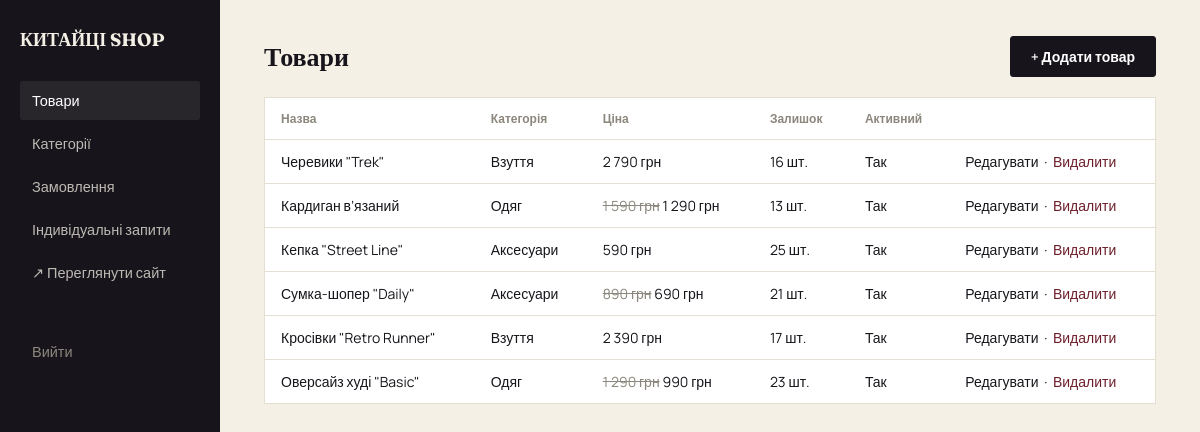
/admin/index.php (signed in), run on the app's committed database.
### tables this page shows
CREATE TABLE products (
            id INTEGER PRIMARY KEY AUTOINCREMENT,
            category_id INTEGER NOT NULL REFERENCES categories(id),
            name TEXT NOT NULL,
            slug TEXT NOT NULL UNIQUE,
            description TEXT DEFAULT '',
            price REAL NOT NULL,
            discount_price REAL,
            image TEXT DEFAULT '',
            is_active INTEGER DEFAULT 1,
            created_at TEXT DEFAULT CURRENT_TIMESTAMP
        );

### includes/db.php (called while the page is built, shortened)
<?php
function money(float $n): string {
    return number_format($n, 0, ',', ' ') . ' грн';
}

### admin/index.php (the view, shortened to what this page needs)
<?php
require __DIR__ . '/../includes/db.php';
$pdo = db();
$products = $pdo->query("
  SELECT p.*, c.name as cat_name,
    (SELECT SUM(stock) FROM product_variants WHERE product_id=p.id) as total_stock
  FROM products p JOIN categories c ON c.id=p.category_id
  ORDER BY p.id DESC
")->fetchAll(PDO::FETCH_ASSOC);
include __DIR__ . '/../includes/admin-header.php';
?>
<div style="display:flex; justify-content:space-between; align-items:center; margin-bottom:20px;">
  <h1 style="margin:0;">Товари</h1>
  <a href="/admin/product-edit.php" class="btn btn-primary">+ Додати товар</a>
</div>
<table>
  <thead><tr><th>Назва</th><th>Категорія</th><th>Ціна</th><th>Залишок</th><th>Активний</th><th></th></tr></thead>
  <tbody>
  <?php foreach ($products as $p): ?>
    <tr>
      <td><?= htmlspecialchars($p['name']) ?></td>
      <td><?= htmlspecialchars($p['cat_name']) ?></td>
      <td>
        <?php if ($p['discount_price']): ?>
          <span style="text-decoration:line-through; color:#8C877D;"><?= money($p['price']) ?></span> <?= money($p['discount_price']) ?>
        <?php else: ?>
          <?= money($p['price']) ?>
        <?php endif; ?>
      </td>
      <td class="<?= ((int)$p['total_stock'] <= 3) ? 'stock-low' : '' ?>"><?= (int)$p['total_stock'] ?> шт.</td>
      <td><?= $p['is_active'] ? 'Так' : 'Ні' ?></td>
      <td>
        <a href="/admin/product-edit.php?id=<?= $p['id'] ?>">Редагувати</a>
        &nbsp;·&nbsp;
        <a href="/admin/index.php?delete=<?= $p['id'] ?>" onclick="return confirm('Видалити товар?')" style="color:#6E1F2B;">Видалити</a>
      </td>
    </tr>
  <?php endforeach; ?>
  </tbody>
</table>
<?php include __DIR__ . '/../includes/admin-footer.php'; ?>

### includes/admin-header.php (style rules this page uses)
:root { --ink:#17151B; --ivory:#F4F0E6; --brass:#A9812F; --burgundy:#6E1F2B; --stone:#8C877D; --line:#E4DFD1; }
* { box-sizing:border-box; }
body { margin:0; font-family:'Manrope',sans-serif; background:var(--ivory); color:var(--ink); }
a { color:inherit; text-decoration:none; }
h1 { font-family:'Fraunces',serif; font-size:26px; margin:0 0 26px; }
.btn { display:inline-flex; align-items:center; padding:10px 20px; font-size:14px; font-weight:600; border:1px solid var(--ink); border-radius:3px; cursor:pointer; background:none; }
.btn-primary { background:var(--ink); color:#fff; }
table { width:100%; border-collapse:collapse; background:#fff; border:1px solid var(--line); }
th { text-align:left; font-size:12px; color:var(--stone); padding:12px 16px; border-bottom:1px solid var(--line); font-weight:600; }
td { padding:12px 16px; border-bottom:1px solid var(--line); font-size:14px; }

### data on the page
products: name "Черевики \"Trek\"", cat_name "Взуття", price "2 790 грн", total_stock "16", is_active "Так"
products: name "Кардиган в’язаний", cat_name "Одяг", price "1 590 грн", discount_price "1 290 грн", total_stock "13", is_active "Так"
products: name "Кепка \"Street Line\"", cat_name "Аксесуари", price "590 грн", total_stock "25", is_active "Так"
products: name "Сумка-шопер \"Daily\"", cat_name "Аксесуари", price "890 грн", discount_price "690 грн", total_stock "21", is_active "Так"
products: name "Кросівки \"Retro Runner\"", cat_name "Взуття", price "2 390 грн", total_stock "17", is_active "Так"
products: name "Оверсайз худі \"Basic\"", cat_name "Одяг", price "1 290 грн", discount_price "990 грн", total_stock "23", is_active "Так"
